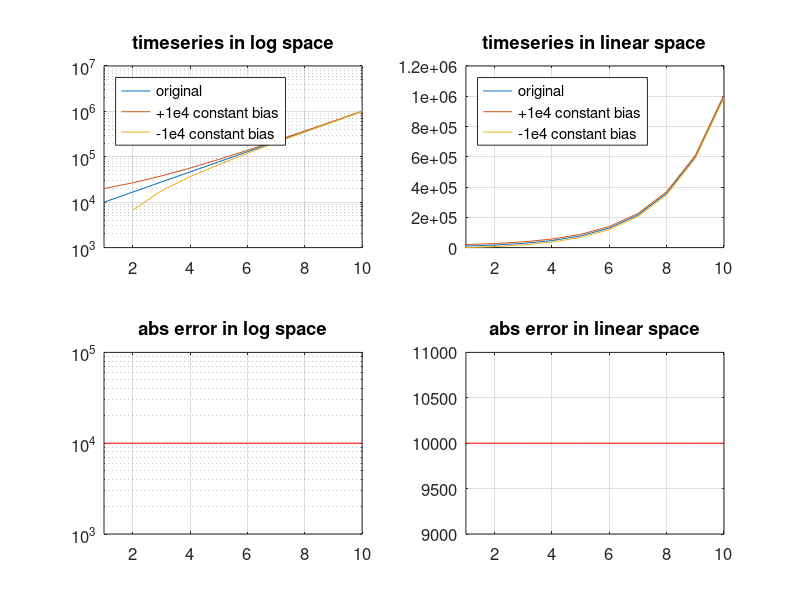

This chart was generated by the following MATLAB code: (Note: this script raises an error after producing the figure.)
% measurement bias models - multiplicative and additive
% what happens to data under different models?

y = logspace(4,6,10);

biasstr = 'additive';

switch biasstr
    case 'multiplicative'
        lgdstr = {'original','120% bias','80% bias'};
        y1 = y*1.2;
        y2 = y*0.8;
    case 'additive'
        lgdstr = {'original','+1e4 constant bias','-1e4 constant bias'};
        y1 = y+1e4;
        y2 = y-1e4;
end

fig = figure();

subplot(2,2,1);
semilogy(y);
hold on;
semilogy(y1);
semilogy(y2);
xlim([1 length(y)]);
title('timeseries in log space');
set(gca,'FontSize',12);
grid on;
legend(lgdstr,'Location','NorthWest');

subplot(2,2,2);
plot(y);
hold on;
plot(y1);
plot(y2);
xlim([1 length(y)]);
title('timeseries in linear space');
set(gca,'FontSize',12);
grid on;
legend(lgdstr,'Location','NorthWest');

subplot(2,2,3);
semilogy(abs(y-y1),'r');
xlim([1 length(y)]);
title('abs error in log space');
set(gca,'FontSize',12);
grid on;

subplot(2,2,4);
plot(abs(y-y1),'r');
xlim([1 length(y)]);
title('abs error in linear space');
set(gca,'FontSize',12);
grid on;

fig.Position(3:4) = fig.Position(3:4).*[1.75 1.5];
fig.Position(2) = fig.Position(2)-fig.Position(4)/2;

print(sprintf('results/examples/bias_%s',biasstr),'-dpng');